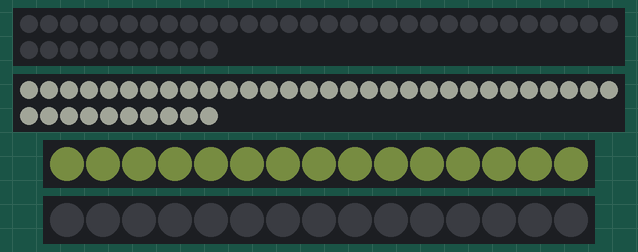
Bench run of a sketch on a simulated Arduino Uno, built with avr-gcc and run on an emulated ATmega328P. On the bench: 2 × 40 RGB LEDs in strip order, left to right, continuing on the next row, 2 × 15 RGB LEDs in strip order, left to right. Dim RGB values are drawn brighter than linear; colours are those a GRB WS2812 strip shows for the declared byte order; random numbers use the default seed unless the sketch sets one.

Above: at 0.1 s.
At 1.2 s:
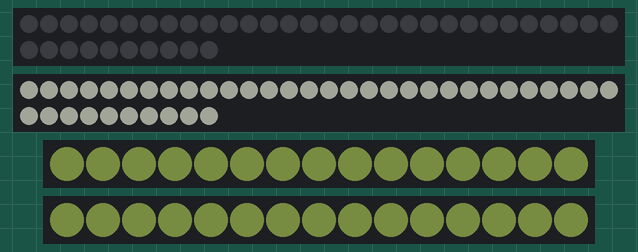
At 2.9 s:
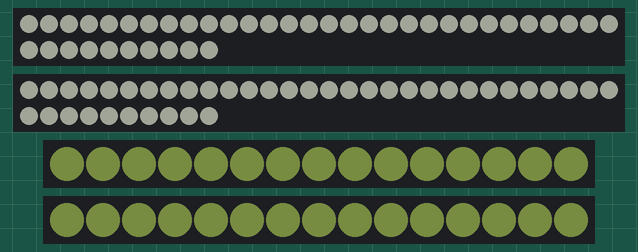

The sketch:

jeep-lights.ino
```cpp
#include <FastLED.h>

#define BLINKER_PIN_1 4
#define BLINKER_PIN_2 5
#define HEADLIGHT_PIN_1 6
#define HEADLIGHT_PIN_2 7

#define NUM_LEDS_BLINKER 40
#define NUM_LEDS_HEADLIGHT 15
#define LIGHT_COUNT 4

CHSV white = CHSV(33, 12, 100);
CHSV whiteDim = CHSV(47, 15, 100);
CHSV amber = CHSV(45, 100, 100);
CHSV amberDim = CHSV(40, 100, 100);
CHSV black = CHSV(0, 0, 0);

CRGB ledsBlinker1[NUM_LEDS_BLINKER];
CRGB ledsBlinker2[NUM_LEDS_BLINKER];
CRGB ledsHeadlight1[NUM_LEDS_HEADLIGHT];
CRGB ledsHeadlight2[NUM_LEDS_HEADLIGHT];

struct pattern {
  CHSV color;
  unsigned long duration;
  bool interpolate;
};

struct light {
  CRGB* ledPtr;
  int ledCount;
  pattern* currentPattern;
  pattern* nextPattern;
  unsigned long endTime;
};

struct pattern patternsHeadlight[] = {
  { white, 150000l, false },
  { black, 300l, false },
  { white, 3000l, false },
  { black, 500l, false },
  { white, 100l, true },
  { whiteDim, 1000l, true },
};

struct pattern patternsBlinker[] = {
  { amber, 125000l, false },
  { black, 300l, false },
  { amber, 3000l, false },
  { black, 500l, false },
  { amber, 100l, true },
  { amberDim, 1000l, true },
};

struct light lights[] = {
  { ledsBlinker1, NUM_LEDS_BLINKER, 0, 0, 0l },
  { ledsBlinker2, NUM_LEDS_BLINKER, 0, 0, 0l },
  { ledsHeadlight1, NUM_LEDS_HEADLIGHT, 0, 0, 0l },
  { ledsHeadlight2, NUM_LEDS_HEADLIGHT, 0, 0, 0l },
};

pattern* getNextPatternHeadlight() {
  int randomValue = random(2);
  if (randomValue == 0) {
    return &patternsHeadlight[0];
  } else {
    randomValue = random(5) + 1;
    return &patternsHeadlight[randomValue];
  }
}

pattern* getNextPatternBlinker() {
  int randomValue = random(2);
  if (randomValue == 0) {
    return &patternsBlinker[0];
  } else {
    randomValue = random(5) + 1;
    return &patternsBlinker[randomValue];
  }
}

int difference(int a, int b) {
  return abs(a - b);
}

void lerp1D(CHSV c1, CHSV c2, double interpolation, struct light* lightPtr) {
  int hue = difference(c1.hue, c2.hue) * interpolation;
  int sat = difference(c1.sat, c2.sat) * interpolation;
  int val = difference(c1.val, c2.val) * interpolation;
  for (int j = 0; j < lightPtr->ledCount; j++) {
    lightPtr->ledPtr[j].setHSV(hue, sat, val);
  }
}

void setup() {
  Serial.begin(9600);
  FastLED.addLeds<WS2812B, BLINKER_PIN_1>(ledsBlinker1, NUM_LEDS_BLINKER);
  FastLED.addLeds<WS2812B, BLINKER_PIN_2>(ledsBlinker2, NUM_LEDS_BLINKER);
  FastLED.addLeds<WS2812B, HEADLIGHT_PIN_1>(ledsHeadlight1, NUM_LEDS_HEADLIGHT);
  FastLED.addLeds<WS2812B, HEADLIGHT_PIN_2>(ledsHeadlight2, NUM_LEDS_HEADLIGHT);

  unsigned long currentTime = millis();
  struct light* lightPtr = lights;
  for (int i = 0; i < LIGHT_COUNT; i++, lightPtr++) {
    if (i < 2) {
      lightPtr->currentPattern = getNextPatternHeadlight();
      lightPtr->nextPattern = getNextPatternHeadlight();
    } else {
      lightPtr->currentPattern = getNextPatternBlinker();
      lightPtr->nextPattern = getNextPatternBlinker();
    }
    lightPtr->endTime = currentTime + lightPtr->currentPattern->duration;
  }
}

void (*resetFunc)(void) = &setup;

void loop() {
  unsigned long currentTime = millis();

  // Max unsigned long value is 4294967295 for an atmega, reset before we roll over
  if (currentTime > 4233600000l) {
    resetFunc();
  }

  struct light* lightPtr = lights;
  for (int i = 0; i < LIGHT_COUNT; i++, lightPtr++) {
    // Shift the patterns
    if (lightPtr->endTime < currentTime) {
      lightPtr->currentPattern = lightPtr->nextPattern;
      if (i < 2) {
        lightPtr->nextPattern = getNextPatternHeadlight();
      } else {
        lightPtr->nextPattern = getNextPatternBlinker();
      }
      lightPtr->endTime = currentTime + lightPtr->currentPattern->duration;
    }

    if (lightPtr->currentPattern->interpolate) {
      lerp1D(
        lightPtr->currentPattern->color,
        lightPtr->nextPattern->color,
        (double)(lightPtr->endTime - currentTime) / (double)lightPtr->currentPattern->duration,
        lightPtr);
    } else {
      for (int j = 0; j < lightPtr->ledCount; j++) {
        lightPtr->ledPtr[j] = lightPtr->currentPattern->color;
        if (i >= 2) {
          lightPtr->ledPtr[j].nscale8_video(100);
        }
      }
    }
  }

  FastLED.show();
  delay(16);
}
```

Measured:
- what the display in image 1 shows lasts 1.7 s, from 1.1 s to 2.8 s
